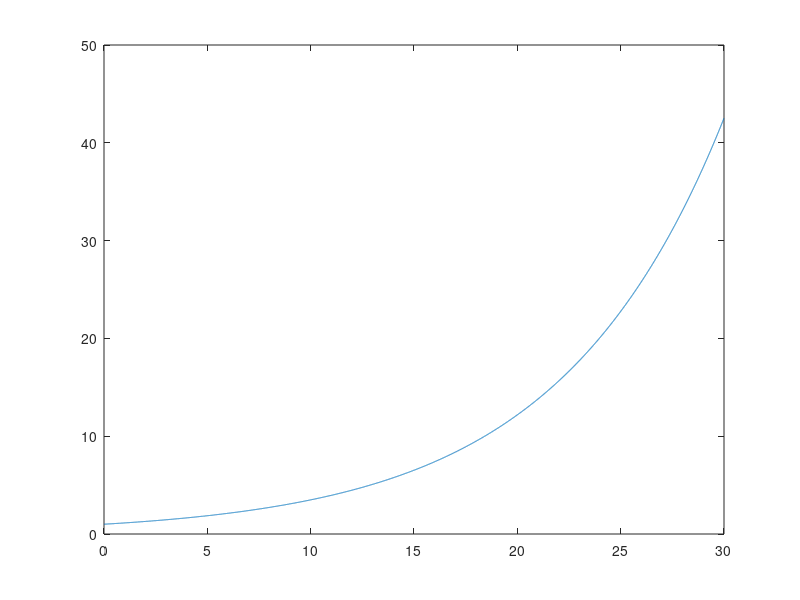

Write the MATLAB code that produced this figure. (Note: this script raises an error after producing the figure.)
%% FIRST, IMPORT DATA FROM FUKUCHI ET AL 2017: USE RBDS001runT35forces.txt (column 3 is vertical)

Fs = 300;
dt = 1/Fs;
StopTime = 30;
t = (0:dt:StopTime-dt)';
Fc = 1/30;
sine_drift = sin(2*pi*Fc*t)*100;
exp_drift = exp(t/8);
plot(t,exp_drift)
vGRF = s001_35(:,2);
drift_vGRF = vGRF + sine_drift;

plot(drift_vGRF)


%% create custom drift
x = linspace(0,30,15);
y = [0,2,6,12,20,25,30, 33, 34, 35, 35.5, 36, 36.5, 37, 37.5]; %fake drift
y = y*3;
p = polyfit(x,y,6);

x1 = linspace(0,30, length(vGRF));
y1 = polyval(p,x1);
close 
figure
plot(x,y,'o')
hold on
plot(x1,y1);

%%
close
plot(vGRF)
hold on
plot(vGRF+y1')
custom_drift_vGRF = vGRF + y1';
csvwrite('custom_drift.csv',custom_drift_vGRF)
